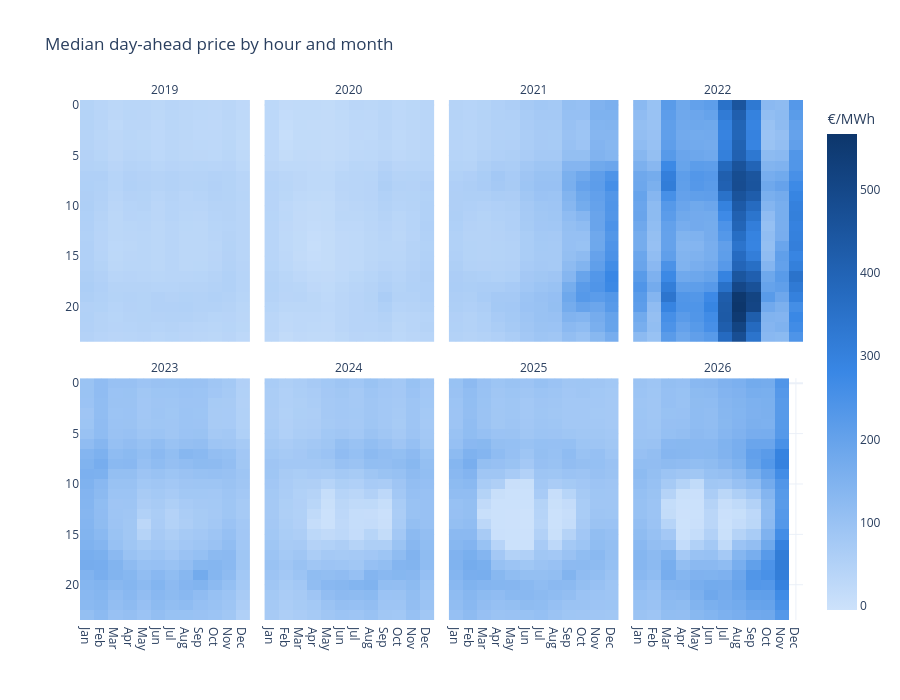

Here is the notebook cell this chart was saved with:
### Code cell
plots.price_heatmap_by_year(df).update_layout(height=700)

### Figure 1 — Plotly figure (JSON) as saved in the notebook; plotly's stock layout.template omitted (floating-point values rounded to 4 significant figures; data arrays with more than 128 entries replaced by an {"elided": "..."} marker saying what was removed)
{"data": [{"coloraxis": "coloraxis", "hovertemplate": "%{x}, %{y}:00<br>%{z:.0f} €/MWh<extra></extra>", "name": "0", "type": "heatmap", "x": ["Jan", "Feb", "Mar", "Apr", "May", "Jun", "Jul", "Aug", "Sep", "Oct", "Nov", "Dec"], "xaxis": "x5", "y": [0, 1, 2, 3, 4, 5, 6, 7, 8, 9, 10, 11, 12, 13, 14, 15, 16, 17, 18, 19, 20, 21, 22, 23], "yaxis": "y5", "z": {"elided": "24x12 float values"}}, {"coloraxis": "coloraxis", "hovertemplate": "%{x}, %{y}:00<br>%{z:.0f} €/MWh<extra></extra>", "name": "1", "type": "heatmap", "x": ["Jan", "Feb", "Mar", "Apr", "May", "Jun", "Jul", "Aug", "Sep", "Oct", "Nov", "Dec"], "xaxis": "x6", "y": [0, 1, 2, 3, 4, 5, 6, 7, 8, 9, 10, 11, 12, 13, 14, 15, 16, 17, 18, 19, 20, 21, 22, 23], "yaxis": "y6", "z": {"elided": "24x12 float values"}}, {"coloraxis": "coloraxis", "hovertemplate": "%{x}, %{y}:00<br>%{z:.0f} €/MWh<extra></extra>", "name": "2", "type": "heatmap", "x": ["Jan", "Feb", "Mar", "Apr", "May", "Jun", "Jul", "Aug", "Sep", "Oct", "Nov", "Dec"], "xaxis": "x7", "y": [0, 1, 2, 3, 4, 5, 6, 7, 8, 9, 10, 11, 12, 13, 14, 15, 16, 17, 18, 19, 20, 21, 22, 23], "yaxis": "y7", "z": {"elided": "24x12 float values"}}, {"coloraxis": "coloraxis", "hovertemplate": "%{x}, %{y}:00<br>%{z:.0f} €/MWh<extra></extra>", "name": "3", "type": "heatmap", "x": ["Jan", "Feb", "Mar", "Apr", "May", "Jun", "Jul", "Aug", "Sep", "Oct", "Nov", "Dec"], "xaxis": "x8", "y": [0, 1, 2, 3, 4, 5, 6, 7, 8, 9, 10, 11, 12, 13, 14, 15, 16, 17, 18, 19, 20, 21, 22, 23], "yaxis": "y8", "z": {"elided": "24x12 float values"}}, {"coloraxis": "coloraxis", "hovertemplate": "%{x}, %{y}:00<br>%{z:.0f} €/MWh<extra></extra>", "name": "4", "type": "heatmap", "x": ["Jan", "Feb", "Mar", "Apr", "May", "Jun", "Jul", "Aug", "Sep", "Oct", "Nov", "Dec"], "xaxis": "x", "y": [0, 1, 2, 3, 4, 5, 6, 7, 8, 9, 10, 11, 12, 13, 14, 15, 16, 17, 18, 19, 20, 21, 22, 23], "yaxis": "y", "z": {"elided": "24x12 float values"}}, {"coloraxis": "coloraxis", "hovertemplate": "%{x}, %{y}:00<br>%{z:.0f} €/MWh<extra></extra>", "name": "5", "type": "heatmap", "x": ["Jan", "Feb", "Mar", "Apr", "May", "Jun", "Jul", "Aug", "Sep", "Oct", "Nov", "Dec"], "xaxis": "x2", "y": [0, 1, 2, 3, 4, 5, 6, 7, 8, 9, 10, 11, 12, 13, 14, 15, 16, 17, 18, 19, 20, 21, 22, 23], "yaxis": "y2", "z": {"elided": "24x12 float values"}}, {"coloraxis": "coloraxis", "hovertemplate": "%{x}, %{y}:00<br>%{z:.0f} €/MWh<extra></extra>", "name": "6", "type": "heatmap", "x": ["Jan", "Feb", "Mar", "Apr", "May", "Jun", "Jul", "Aug", "Sep", "Oct", "Nov", "Dec"], "xaxis": "x3", "y": [0, 1, 2, 3, 4, 5, 6, 7, 8, 9, 10, 11, 12, 13, 14, 15, 16, 17, 18, 19, 20, 21, 22, 23], "yaxis": "y3", "z": {"elided": "24x12 float values"}}, {"coloraxis": "coloraxis", "hovertemplate": "%{x}, %{y}:00<br>%{z:.0f} €/MWh<extra></extra>", "name": "7", "type": "heatmap", "x": ["Jan", "Feb", "Mar", "Apr", "May", "Jun", "Jul", "Aug", "Sep", "Oct", "Nov", "Dec"], "xaxis": "x4", "y": [0, 1, 2, 3, 4, 5, 6, 7, 8, 9, 10, 11, 12, 13, 14, 15, 16, 17, 18, 19, 20, 21, 22, 23], "yaxis": "y4", "z": {"elided": "24x12 float values"}}], "layout": {"annotations": [{"font": {}, "showarrow": false, "text": "2023", "x": 0.1175, "xanchor": "center", "xref": "paper", "y": 0.465, "yanchor": "bottom", "yref": "paper"}, {"font": {}, "showarrow": false, "text": "2024", "x": 0.3725, "xanchor": "center", "xref": "paper", "y": 0.465, "yanchor": "bottom", "yref": "paper"}, {"font": {}, "showarrow": false, "text": "2025", "x": 0.6275, "xanchor": "center", "xref": "paper", "y": 0.465, "yanchor": "bottom", "yref": "paper"}, {"font": {}, "showarrow": false, "text": "2026", "x": 0.8825, "xanchor": "center", "xref": "paper", "y": 0.465, "yanchor": "bottom", "yref": "paper"}, {"font": {}, "showarrow": false, "text": "2019", "x": 0.1175, "xanchor": "center", "xref": "paper", "y": 1.0, "yanchor": "bottom", "yref": "paper"}, {"font": {}, "showarrow": false, "text": "2020", "x": 0.3725, "xanchor": "center", "xref": "paper", "y": 1.0, "yanchor": "bottom", "yref": "paper"}, {"font": {}, "showarrow": false, "text": "2021", "x": 0.6275, "xanchor": "center", "xref": "paper", "y": 1.0, "yanchor": "bottom", "yref": "paper"}, {"font": {}, "showarrow": false, "text": "2022", "x": 0.8825, "xanchor": "center", "xref": "paper", "y": 1.0, "yanchor": "bottom", "yref": "paper"}], "coloraxis": {"autocolorscale": false, "colorbar": {"title": {"text": "€/MWh"}}, "colorscale": [[0, "#cde2fb"], [0.1667, "#9ec5f4"], [0.3333, "#6da7ec"], [0.5, "#3987e5"], [0.6667, "#256abf"], [0.8333, "#184f95"], [1, "#0d366b"]]}, "height": 700, "title": {"text": "Median day-ahead price by hour and month"}, "xaxis": {"anchor": "y", "domain": [0, 0.235]}, "xaxis2": {"anchor": "y2", "domain": [0.255, 0.49], "matches": "x"}, "xaxis3": {"anchor": "y3", "domain": [0.51, 0.745], "matches": "x"}, "xaxis4": {"anchor": "y4", "domain": [0.765, 1.0], "matches": "x"}, "xaxis5": {"anchor": "y5", "domain": [0, 0.235], "matches": "x", "showticklabels": false}, "xaxis6": {"anchor": "y6", "domain": [0.255, 0.49], "matches": "x", "showticklabels": false}, "xaxis7": {"anchor": "y7", "domain": [0.51, 0.745], "matches": "x", "showticklabels": false}, "xaxis8": {"anchor": "y8", "domain": [0.765, 1.0], "matches": "x", "showticklabels": false}, "yaxis": {"anchor": "x", "autorange": "reversed", "domain": [0, 0.465]}, "yaxis2": {"anchor": "x2", "domain": [0, 0.465], "matches": "y", "showticklabels": false}, "yaxis3": {"anchor": "x3", "domain": [0, 0.465], "matches": "y", "showticklabels": false}, "yaxis4": {"anchor": "x4", "domain": [0, 0.465], "matches": "y", "showticklabels": false}, "yaxis5": {"anchor": "x5", "domain": [0.535, 1.0], "matches": "y"}, "yaxis6": {"anchor": "x6", "domain": [0.535, 1.0], "matches": "y", "showticklabels": false}, "yaxis7": {"anchor": "x7", "domain": [0.535, 1.0], "matches": "y", "showticklabels": false}, "yaxis8": {"anchor": "x8", "domain": [0.535, 1.0], "matches": "y", "showticklabels": false}}}
